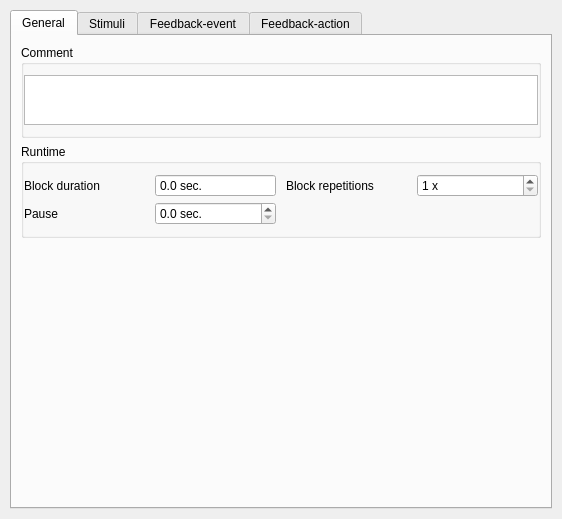
<?xml version="1.0" encoding="UTF-8"?>
<ui version="4.0">
 <class>CTConfToyFlower</class>
 <widget class="QWidget" name="CTConfToyFlower">
  <property name="geometry">
   <rect>
    <x>0</x>
    <y>0</y>
    <width>562</width>
    <height>519</height>
   </rect>
  </property>
  <property name="sizePolicy">
   <sizepolicy hsizetype="MinimumExpanding" vsizetype="Preferred">
    <horstretch>0</horstretch>
    <verstretch>0</verstretch>
   </sizepolicy>
  </property>
  <property name="minimumSize">
   <size>
    <width>500</width>
    <height>0</height>
   </size>
  </property>
  <property name="windowTitle">
   <string/>
  </property>
  <layout class="QVBoxLayout" name="qvb_main_layout">
   <property name="spacing">
    <number>20</number>
   </property>
   <property name="margin">
    <number>10</number>
   </property>
   <item>
    <widget class="QTabWidget" name="tabWidget">
     <property name="currentIndex">
      <number>0</number>
     </property>
     <widget class="QWidget" name="tabGeneral">
      <attribute name="title">
       <string>General</string>
      </attribute>
      <layout class="QVBoxLayout" name="verticalLayout">
       <item>
        <widget class="QGroupBox" name="qgb_comment">
         <property name="title">
          <string>Comment</string>
         </property>
         <property name="flat">
          <bool>true</bool>
         </property>
         <layout class="QGridLayout" name="qgl_comment_layout">
          <property name="leftMargin">
           <number>0</number>
          </property>
          <property name="topMargin">
           <number>10</number>
          </property>
          <property name="rightMargin">
           <number>0</number>
          </property>
          <property name="bottomMargin">
           <number>10</number>
          </property>
          <property name="horizontalSpacing">
           <number>10</number>
          </property>
          <property name="verticalSpacing">
           <number>5</number>
          </property>
          <item row="0" column="0">
           <widget class="QPlainTextEdit" name="qte_comment">
            <property name="sizePolicy">
             <sizepolicy hsizetype="Expanding" vsizetype="Fixed">
              <horstretch>0</horstretch>
              <verstretch>0</verstretch>
             </sizepolicy>
            </property>
            <property name="minimumSize">
             <size>
              <width>0</width>
              <height>50</height>
             </size>
            </property>
            <property name="maximumSize">
             <size>
              <width>16777215</width>
              <height>50</height>
             </size>
            </property>
            <property name="horizontalScrollBarPolicy">
             <enum>Qt::ScrollBarAlwaysOff</enum>
            </property>
           </widget>
          </item>
         </layout>
        </widget>
       </item>
       <item>
        <widget class="QGroupBox" name="qgb_runtime">
         <property name="title">
          <string>Runtime</string>
         </property>
         <property name="flat">
          <bool>true</bool>
         </property>
         <layout class="QGridLayout" name="qgl_runtime_layout">
          <property name="leftMargin">
           <number>0</number>
          </property>
          <property name="topMargin">
           <number>10</number>
          </property>
          <property name="rightMargin">
           <number>0</number>
          </property>
          <property name="bottomMargin">
           <number>10</number>
          </property>
          <property name="horizontalSpacing">
           <number>10</number>
          </property>
          <property name="verticalSpacing">
           <number>5</number>
          </property>
          <item row="0" column="1">
           <widget class="CTDoubleSpinBox" name="qsb_block_duration">
            <property name="readOnly">
             <bool>true</bool>
            </property>
            <property name="buttonSymbols">
             <enum>QAbstractSpinBox::NoButtons</enum>
            </property>
            <property name="suffix">
             <string> sec.</string>
            </property>
            <property name="decimals">
             <number>1</number>
            </property>
            <property name="minimum">
             <double>0.000000000000000</double>
            </property>
            <property name="maximum">
             <double>300.000000000000000</double>
            </property>
            <property name="singleStep">
             <double>0.100000000000000</double>
            </property>
            <property name="value">
             <double>0.000000000000000</double>
            </property>
           </widget>
          </item>
          <item row="1" column="1">
           <widget class="CTDoubleSpinBox" name="qsb_pause">
            <property name="suffix">
             <string> sec.</string>
            </property>
            <property name="decimals">
             <number>1</number>
            </property>
            <property name="singleStep">
             <double>0.100000000000000</double>
            </property>
           </widget>
          </item>
          <item row="0" column="3">
           <widget class="CTSpinBox" name="qsb_block_repetitions">
            <property name="suffix">
             <string> x</string>
            </property>
            <property name="minimum">
             <number>1</number>
            </property>
            <property name="maximum">
             <number>100</number>
            </property>
           </widget>
          </item>
          <item row="1" column="0">
           <widget class="QLabel" name="qlb_pause">
            <property name="text">
             <string>Pause</string>
            </property>
           </widget>
          </item>
          <item row="0" column="0">
           <widget class="QLabel" name="qlb_block_duration">
            <property name="text">
             <string>Block duration</string>
            </property>
           </widget>
          </item>
          <item row="0" column="2">
           <widget class="QLabel" name="qlb_block_repetitions">
            <property name="text">
             <string>Block repetitions</string>
            </property>
           </widget>
          </item>
         </layout>
        </widget>
       </item>
       <item>
        <spacer name="verticalSpacer">
         <property name="orientation">
          <enum>Qt::Vertical</enum>
         </property>
         <property name="sizeHint" stdset="0">
          <size>
           <width>20</width>
           <height>40</height>
          </size>
         </property>
        </spacer>
       </item>
      </layout>
      <zorder>qgb_comment</zorder>
      <zorder>qgb_runtime</zorder>
      <zorder>verticalSpacer</zorder>
     </widget>
     <widget class="QWidget" name="tabStimuli">
      <attribute name="title">
       <string>Stimuli</string>
      </attribute>
      <layout class="QVBoxLayout" name="verticalLayout_3">
       <item>
        <widget class="QGroupBox" name="qgb_stimuli">
         <property name="title">
          <string>Stimuli</string>
         </property>
         <property name="flat">
          <bool>true</bool>
         </property>
         <layout class="QVBoxLayout" name="qvb_stimuli_layout">
          <property name="spacing">
           <number>10</number>
          </property>
          <property name="leftMargin">
           <number>0</number>
          </property>
          <property name="topMargin">
           <number>10</number>
          </property>
          <property name="rightMargin">
           <number>0</number>
          </property>
          <property name="bottomMargin">
           <number>10</number>
          </property>
         </layout>
        </widget>
       </item>
       <item>
        <spacer name="verticalSpacer_3">
         <property name="orientation">
          <enum>Qt::Vertical</enum>
         </property>
         <property name="sizeHint" stdset="0">
          <size>
           <width>20</width>
           <height>40</height>
          </size>
         </property>
        </spacer>
       </item>
      </layout>
      <zorder>qgb_stimuli</zorder>
      <zorder>verticalSpacer_3</zorder>
     </widget>
     <widget class="QWidget" name="tabFeedbackEvent">
      <attribute name="title">
       <string>Feedback-event</string>
      </attribute>
      <layout class="QVBoxLayout" name="verticalLayout_4">
       <item>
        <widget class="QGroupBox" name="qgb_events">
         <property name="title">
          <string>Feedback - Event/Condition</string>
         </property>
         <property name="flat">
          <bool>true</bool>
         </property>
         <layout class="QGridLayout" name="qgl_events_layout">
          <property name="leftMargin">
           <number>0</number>
          </property>
          <property name="topMargin">
           <number>10</number>
          </property>
          <property name="rightMargin">
           <number>0</number>
          </property>
          <property name="bottomMargin">
           <number>10</number>
          </property>
          <property name="horizontalSpacing">
           <number>10</number>
          </property>
          <property name="verticalSpacing">
           <number>5</number>
          </property>
          <item row="4" column="0">
           <widget class="QRadioButton" name="qrb_position_event">
            <property name="text">
             <string>Position</string>
            </property>
           </widget>
          </item>
          <item row="5" column="2">
           <widget class="QComboBox" name="qcb_body">
            <property name="enabled">
             <bool>false</bool>
            </property>
            <item>
             <property name="text">
              <string>right to left</string>
             </property>
            </item>
            <item>
             <property name="text">
              <string>left to right</string>
             </property>
            </item>
           </widget>
          </item>
          <item row="5" column="1">
           <widget class="QLabel" name="qlb_body">
            <property name="text">
             <string>If body moves</string>
            </property>
           </widget>
          </item>
          <item row="5" column="0">
           <widget class="QRadioButton" name="qrb_body_event">
            <property name="text">
             <string>Body</string>
            </property>
           </widget>
          </item>
          <item row="2" column="2">
           <widget class="QComboBox" name="qcb_force">
            <property name="enabled">
             <bool>false</bool>
            </property>
           </widget>
          </item>
          <item row="0" column="0" colspan="4">
           <widget class="QRadioButton" name="qrb_null_event">
            <property name="text">
             <string>Do not process feedback</string>
            </property>
            <property name="checked">
             <bool>true</bool>
            </property>
           </widget>
          </item>
          <item row="1" column="0" colspan="4">
           <spacer name="qv_spacer">
            <property name="orientation">
             <enum>Qt::Vertical</enum>
            </property>
            <property name="sizeType">
             <enum>QSizePolicy::Fixed</enum>
            </property>
            <property name="sizeHint" stdset="0">
             <size>
              <width>5</width>
              <height>10</height>
             </size>
            </property>
           </spacer>
          </item>
          <item row="3" column="2">
           <widget class="CTDoubleSpinBox" name="qsb_force">
            <property name="enabled">
             <bool>false</bool>
            </property>
            <property name="suffix">
             <string> Nm</string>
            </property>
            <property name="decimals">
             <number>1</number>
            </property>
            <property name="singleStep">
             <double>0.100000000000000</double>
            </property>
           </widget>
          </item>
          <item row="2" column="1">
           <widget class="QLabel" name="qlb_force2">
            <property name="text">
             <string>Select sensor</string>
            </property>
           </widget>
          </item>
          <item row="3" column="1">
           <widget class="QLabel" name="qlb_force">
            <property name="text">
             <string>If force exceeds</string>
            </property>
           </widget>
          </item>
          <item row="4" column="3">
           <widget class="QLabel" name="qlb_position_add">
            <property name="text">
             <string>position</string>
            </property>
           </widget>
          </item>
          <item row="4" column="2">
           <widget class="QComboBox" name="qcb_position">
            <property name="enabled">
             <bool>false</bool>
            </property>
           </widget>
          </item>
          <item row="2" column="0">
           <widget class="QRadioButton" name="qrb_force_event">
            <property name="text">
             <string>Force</string>
            </property>
           </widget>
          </item>
          <item row="4" column="1">
           <widget class="QLabel" name="qlb_position">
            <property name="text">
             <string>If infant reaches</string>
            </property>
           </widget>
          </item>
          <item row="2" column="3">
           <widget class="QLabel" name="qlb_force3">
            <property name="text">
             <string>sensor(s)</string>
            </property>
           </widget>
          </item>
          <item row="6" column="0">
           <widget class="QRadioButton" name="qrb_head_event">
            <property name="text">
             <string>Head</string>
            </property>
           </widget>
          </item>
          <item row="6" column="1">
           <widget class="QLabel" name="qlb_head">
            <property name="text">
             <string>If head moves</string>
            </property>
           </widget>
          </item>
          <item row="6" column="2">
           <widget class="QComboBox" name="qcb_head">
            <property name="enabled">
             <bool>false</bool>
            </property>
            <item>
             <property name="text">
              <string>right to left</string>
             </property>
            </item>
            <item>
             <property name="text">
              <string>left to right</string>
             </property>
            </item>
           </widget>
          </item>
         </layout>
        </widget>
       </item>
       <item>
        <spacer name="verticalSpacer_4">
         <property name="orientation">
          <enum>Qt::Vertical</enum>
         </property>
         <property name="sizeHint" stdset="0">
          <size>
           <width>20</width>
           <height>40</height>
          </size>
         </property>
        </spacer>
       </item>
      </layout>
      <zorder>qgb_events</zorder>
      <zorder>verticalSpacer_4</zorder>
     </widget>
     <widget class="QWidget" name="tabFeedbackAction">
      <attribute name="title">
       <string>Feedback-action</string>
      </attribute>
      <layout class="QVBoxLayout" name="verticalLayout_2">
       <item>
        <widget class="QGroupBox" name="qgb_actions">
         <property name="title">
          <string>Feedback - Action</string>
         </property>
         <property name="flat">
          <bool>true</bool>
         </property>
         <layout class="QVBoxLayout" name="qvb_actions_layout">
          <property name="spacing">
           <number>10</number>
          </property>
          <property name="leftMargin">
           <number>0</number>
          </property>
          <property name="topMargin">
           <number>10</number>
          </property>
          <property name="rightMargin">
           <number>0</number>
          </property>
          <property name="bottomMargin">
           <number>10</number>
          </property>
          <item>
           <layout class="QGridLayout" name="gridLayout">
            <item row="0" column="0">
             <widget class="QLabel" name="label">
              <property name="text">
               <string>Duration interval</string>
              </property>
             </widget>
            </item>
            <item row="0" column="1">
             <widget class="CTDoubleSpinBox" name="qsb_duration_min">
              <property name="enabled">
               <bool>true</bool>
              </property>
              <property name="suffix">
               <string> sec.</string>
              </property>
              <property name="decimals">
               <number>1</number>
              </property>
              <property name="maximum">
               <double>1.000000000000000</double>
              </property>
              <property name="singleStep">
               <double>0.100000000000000</double>
              </property>
              <property name="value">
               <double>0.100000000000000</double>
              </property>
             </widget>
            </item>
            <item row="0" column="2">
             <widget class="CTDoubleSpinBox" name="qsb_duration_max">
              <property name="enabled">
               <bool>true</bool>
              </property>
              <property name="suffix">
               <string> sec.</string>
              </property>
              <property name="decimals">
               <number>1</number>
              </property>
              <property name="singleStep">
               <double>0.100000000000000</double>
              </property>
              <property name="value">
               <double>1.000000000000000</double>
              </property>
             </widget>
            </item>
           </layout>
          </item>
         </layout>
        </widget>
       </item>
       <item>
        <spacer name="verticalSpacer_5">
         <property name="orientation">
          <enum>Qt::Vertical</enum>
         </property>
         <property name="sizeHint" stdset="0">
          <size>
           <width>20</width>
           <height>40</height>
          </size>
         </property>
        </spacer>
       </item>
      </layout>
     </widget>
    </widget>
   </item>
  </layout>
 </widget>
 <customwidgets>
  <customwidget>
   <class>CTSpinBox</class>
   <extends>QSpinBox</extends>
   <header>ct_customwidgets.h</header>
  </customwidget>
  <customwidget>
   <class>CTDoubleSpinBox</class>
   <extends>QDoubleSpinBox</extends>
   <header>ct_customwidgets.h</header>
  </customwidget>
 </customwidgets>
 <resources/>
 <connections/>
</ui>
